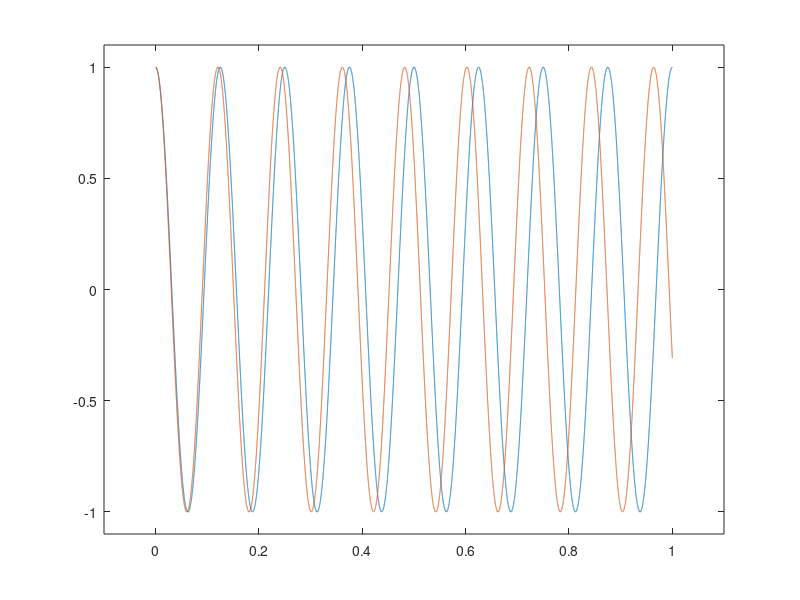

The MATLAB source for this figure:
%
% Estrazione della frequenza attraverso la rilevazione della fase su due
% finestre successive di un dato bin di frequenza.
%
% Problema: il bin di una DFT/FFT ha una frequenza nominale (che  è  la
% frequenza del bordo inferiore del bin). Dal rilevamento della fase  su
% due finestre successive è possibile estrarre la frequenza *realmente*
% presente in quel bin.
%
% Il codice qui sotto crea una finestra rettangolare nella quale e` iscritta
% un'onda cosinusoidale di frequenza Fn (frequenza nominale) e di frequenza F
% (frequenza reale, da rilevare in base ai calcoli).
%
clear all;
fc = 44100;
sinc = 1/fc;
dur = 1;
Fn = 8;
F = 8.3;
Delta_F = F - Fn;
w = 2*pi*Fn;
Delta_w = 2*pi*Delta_F
t = [0:sinc:dur-sinc];
last_t = size(t, 2);
t1 = t(last_t);

yn = exp(-i*w*t);
y = exp(-i*(w+Delta_w)*t);

figure(1)
plot(t, real(yn), t, real(y))
axis([-0.1 dur+0.1 -1.1 1.1])

last_Fn = yn(last_t)
last_F = y(last_t)

RDelta_w = arg(log(last_F/exp(-i*w*t1))/t1)
